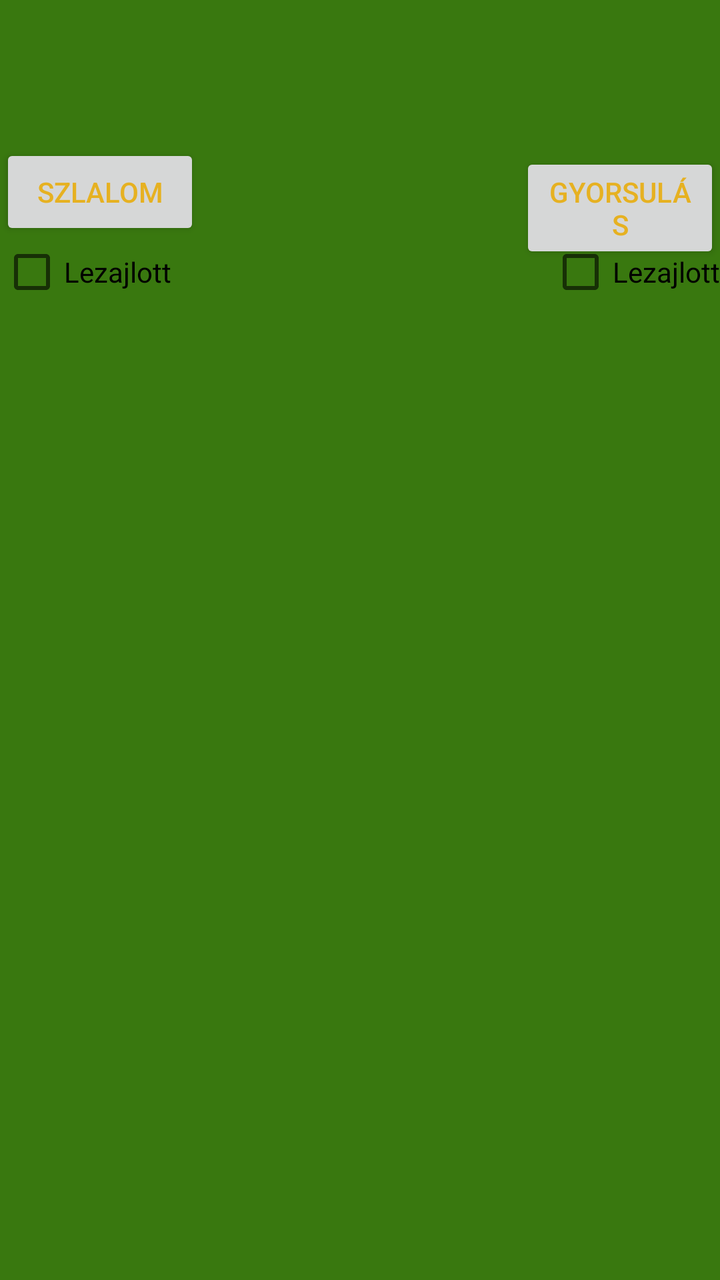
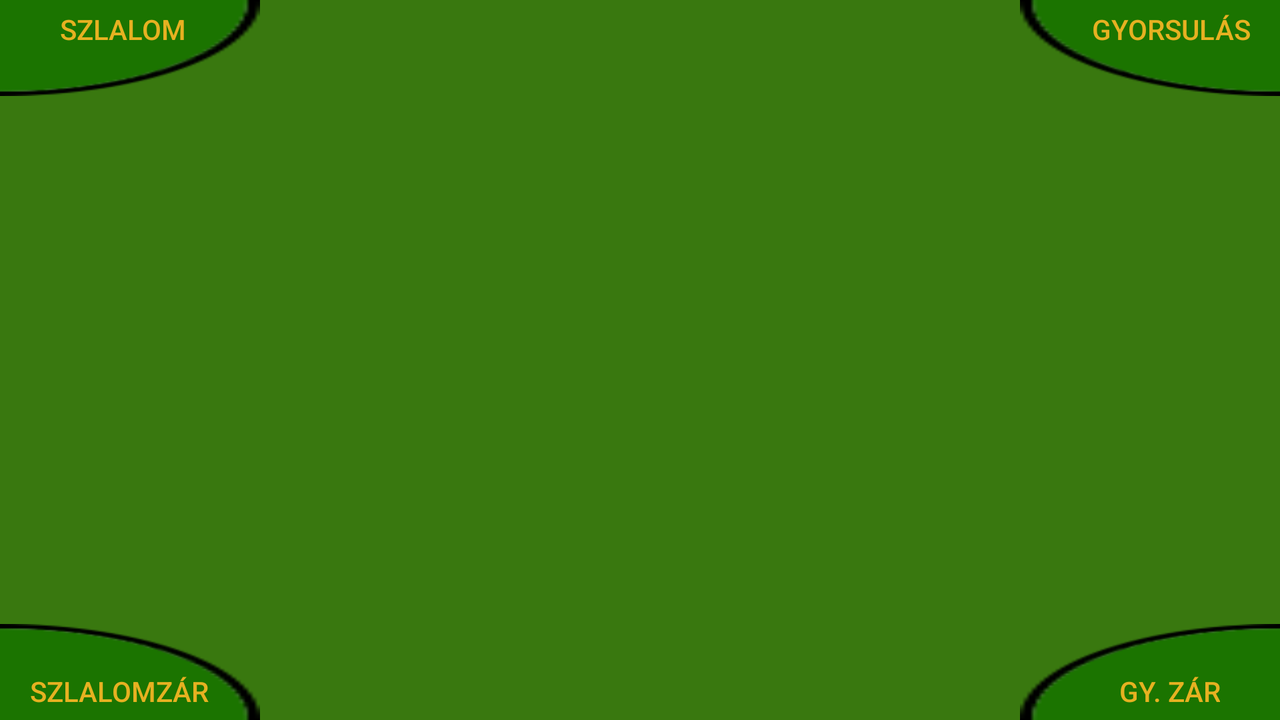

Two renders of one Android screen. The first uses the default layout on a phone; the second uses the alternative layout the repository ships for a different screen configuration, on a matching device. The two XML files are below.
<!-- AndroidManifest.xml: application theme AppTheme -->
<!-- res/layout/activity_finals.xml -->
<RelativeLayout xmlns:android="http://schemas.android.com/apk/res/android"
    xmlns:tools="http://schemas.android.com/tools"
    android:layout_width="match_parent"
    android:layout_height="match_parent"
    android:background="@color/green"
    tools:context=".FinalsActivity" >

    <ImageView
        android:id="@+id/bgportraitView"
        android:layout_width="match_parent"
        android:layout_height="match_parent"
        android:layout_alignParentLeft="true"
        android:layout_alignParentTop="true"
        android:scaleType="centerCrop"
        android:src="@drawable/portrait" />
    
    <CheckBox
        android:id="@+id/checkslalomend"
        android:layout_width="wrap_content"
        android:layout_height="wrap_content"
        android:layout_alignParentLeft="true"
        android:layout_below="@+id/finalsSlalombtn"
        android:text="Lezajlott" />

    <CheckBox
        android:id="@+id/checkdragend"
        android:layout_width="wrap_content"
        android:layout_height="wrap_content"
        android:layout_alignBaseline="@+id/checkslalomend"
        android:layout_alignBottom="@+id/checkslalomend"
        android:layout_alignParentRight="true"
        android:text="Lezajlott" />

    <Button
        android:id="@+id/finalsSlalombtn"
        android:layout_width="100dp"
        android:layout_height="wrap_content"
        android:layout_alignParentLeft="true"
        android:layout_alignParentTop="true"
        android:layout_marginTop="72dp"
        android:text="Szlalom" />

    <Button
        android:id="@+id/finalsDragbtn"
        android:layout_width="100dp"
        android:layout_height="wrap_content"
        android:layout_alignBaseline="@+id/finalsSlalombtn"
        android:layout_alignBottom="@+id/finalsSlalombtn"
        android:layout_alignParentRight="true"
        android:text="Gyorsulás" />

</RelativeLayout>
<!-- resources referenced by this layout -->
<resources>
  <color name="green">#39780f</color>
  <!-- from res/values-v11/ -->
  <style name="AppTheme" parent="@style/Theme.AppCompat.Light">
          <item name="android:actionBarStyle">@style/MyActionBar</item>
          <item name="android:actionBarTabStyle">@style/MyActionBarTab</item>
          <item name="android:actionBarTabTextStyle">@style/MyABTabText</item>
          <item name="android:popupMenuStyle">@style/MyPopUp</item>
          <item name="android:dropDownListViewStyle">@style/MyDropDownList</item>
          <item name="android:actionMenuTextColor">@color/gold</item>
          <item name="android:textColor">@color/gold</item>
      </style>
  <!-- from res/values-v11/ -->
  <style name="MyActionBar" parent="@style/Widget.AppCompat.Light.ActionBar">
          <item name="android:background">@color/green</item>
          <item name="android:titleTextStyle">@style/MyABTitleText</item>
      </style>
  <!-- from res/values-v11/ -->
  <style name="MyActionBarTab" parent="@style/Widget.AppCompat.Light.ActionBar.TabView">
          <item name="android:background">@drawable/actionbar_tab_selector</item>
      </style>
  <!-- from res/values-v11/ -->
  <style name="MyABTabText" parent="@style/Widget.AppCompat.Light.ActionBar.TabText">
          <item name="android:textColor">@color/gold</item>
      </style>
  <!-- from res/values-v11/ -->
  <style name="MyPopUp" parent="@style/Widget.AppCompat.Light.ListPopupWindow">
          <item name="android:popupBackground">@color/green</item>
      </style>
  <!-- from res/values-v11/ -->
  <style name="MyDropDownList" parent="@style/Widget.AppCompat.Light.ListView.DropDown">
          <item name="android:listSelector">@drawable/dropdown_selector</item>
          <item name="android:background">@color/green</item>
      </style>
  <color name="gold">#e6b121</color>
  <!-- from res/values-v11/ -->
  <style name="MyABTitleText" parent="@style/TextAppearance.AppCompat.Widget.ActionBar.Title">
          <item name="android:textColor">@color/gold</item>
      </style>
  <!-- drawable actionbar_tab_selector (drawable) -->
  <?xml version="1.0" encoding="utf-8"?>
  <selector xmlns:android="http://schemas.android.com/apk/res/android">
  
      <item android:drawable="@drawable/tab_unselected" android:state_focused="false" android:state_pressed="false" android:state_selected="false"/>
      <item android:drawable="@drawable/tab_selected" android:state_focused="false" android:state_pressed="false" android:state_selected="true"/>
      <item android:drawable="@drawable/tab_selected_pressed" android:state_pressed="true" android:state_selected="false"/>
      <item android:drawable="@drawable/tab_selected_pressed" android:state_pressed="true" android:state_selected="true"/>
  
  </selector>
  <!-- drawable dropdown_selector (drawable) -->
  <?xml version="1.0" encoding="utf-8"?>
  <selector xmlns:android="http://schemas.android.com/apk/res/android">
  
      <item android:drawable="@drawable/tab_selected_pressed" android:state_pressed="true"/>
  
  </selector>
  <!-- drawable tab_unselected: png bitmap (drawable-nodpi, 2807 bytes) -->
  <!-- drawable tab_selected: png bitmap (drawable-nodpi, 2812 bytes) -->
  <!-- drawable tab_selected_pressed: png bitmap (drawable-nodpi, 2824 bytes) -->
</resources>
<!-- res/layout-land/activity_finals.xml (the repository's variant of the layout above) -->
<!-- drawn on the phone turned sideways -->
<RelativeLayout xmlns:android="http://schemas.android.com/apk/res/android"
    xmlns:tools="http://schemas.android.com/tools"
    android:layout_width="match_parent"
    android:layout_height="match_parent"
    android:background="@color/green"
    tools:context=".FinalsActivity" >

    <ImageView
        android:id="@+id/bgportraitView"
        android:layout_width="match_parent"
        android:layout_height="match_parent"
        android:layout_alignParentLeft="true"
        android:layout_alignParentTop="true"
        android:scaleType="centerCrop"
        android:src="@drawable/land" />

    <Button
        android:id="@+id/btnlockslalom"
        android:layout_width="130dp"
        android:layout_height="wrap_content"
        android:layout_alignParentBottom="true"
        android:layout_alignParentLeft="true"
        android:background="@drawable/button_b_l_selector"
        android:gravity="left|bottom"
        android:paddingBottom="5dp"
        android:paddingLeft="15dp"
        android:text="Szlalomzár"
        android:textColor="@color/gold" />

    <Button
        android:id="@+id/btnlockdrag"
        android:layout_width="130dp"
        android:layout_height="wrap_content"
        android:layout_alignParentBottom="true"
        android:layout_alignParentRight="true"
        android:background="@drawable/button_b_r_selector"
        android:gravity="right|bottom"
        android:paddingBottom="5dp"
        android:paddingRight="30dp"
        android:text="Gy. zár"
        android:textColor="@color/gold" />

    <Button
        android:id="@+id/finalsDragbtn"
        android:layout_width="130dp"
        android:layout_height="wrap_content"
        android:layout_alignParentRight="true"
        android:layout_alignParentTop="true"
        android:background="@drawable/button_t_r_selector"
        android:gravity="right|top"
        android:paddingRight="15dp"
        android:paddingTop="5dp"
        android:text="Gyorsulás"
        android:textColor="@color/gold" />

    <Button
        android:id="@+id/finalsSlalombtn"
        android:layout_width="130dp"
        android:layout_height="wrap_content"
        android:layout_alignParentLeft="true"
        android:layout_alignParentTop="true"
        android:background="@drawable/button_t_l_selector"
        android:gravity="left|top"
        android:paddingLeft="30dp"
        android:paddingTop="5dp"
        android:text="Szlalom"
        android:textColor="@color/gold" />

</RelativeLayout>
<!-- resources referenced by the variant -->
<!-- as the phone turned sideways resolves them -->
<resources>
  <color name="gold">#e6b121</color>
  <color name="green">#39780f</color>
  <!-- drawable button_b_l_selector (drawable) -->
  <?xml version="1.0" encoding="utf-8"?>
  <selector xmlns:android="http://schemas.android.com/apk/res/android">
  
      <item android:drawable="@drawable/gomb_b_l_nyomva" android:state_pressed="true"/>
      <item android:drawable="@drawable/gomb_b_l" android:state_pressed="false"/>
  
  </selector>
  <!-- drawable button_b_r_selector (drawable) -->
  <?xml version="1.0" encoding="utf-8"?>
  <selector xmlns:android="http://schemas.android.com/apk/res/android">
  
      <item android:drawable="@drawable/gomb_j_l_nyomva" android:state_pressed="true"/>
      <item android:drawable="@drawable/gomb_j_l" android:state_pressed="false"/>
  
  </selector>
  <!-- drawable button_t_l_selector (drawable) -->
  <?xml version="1.0" encoding="utf-8"?>
  <selector xmlns:android="http://schemas.android.com/apk/res/android">
  
      <item android:drawable="@drawable/gomb_b_f_nyomva" android:state_pressed="true"/>
      <item android:drawable="@drawable/gomb_b_f" android:state_pressed="false"/>
  
  </selector>
  <!-- drawable button_t_r_selector (drawable) -->
  <?xml version="1.0" encoding="utf-8"?>
  <selector xmlns:android="http://schemas.android.com/apk/res/android">
  
      <item android:drawable="@drawable/gomb_j_f_nyomva" android:state_pressed="true"/>
      <item android:drawable="@drawable/gomb_j_f" android:state_pressed="false"/>
  
  </selector>
  <!-- from res/values-v11/ -->
  <style name="AppTheme" parent="@style/Theme.AppCompat.Light">
          <item name="android:actionBarStyle">@style/MyActionBar</item>
          <item name="android:actionBarTabStyle">@style/MyActionBarTab</item>
          <item name="android:actionBarTabTextStyle">@style/MyABTabText</item>
          <item name="android:popupMenuStyle">@style/MyPopUp</item>
          <item name="android:dropDownListViewStyle">@style/MyDropDownList</item>
          <item name="android:actionMenuTextColor">@color/gold</item>
          <item name="android:textColor">@color/gold</item>
      </style>
  <!-- from res/values-v11/ -->
  <style name="MyActionBar" parent="@style/Widget.AppCompat.Light.ActionBar">
          <item name="android:background">@color/green</item>
          <item name="android:titleTextStyle">@style/MyABTitleText</item>
      </style>
  <!-- from res/values-v11/ -->
  <style name="MyActionBarTab" parent="@style/Widget.AppCompat.Light.ActionBar.TabView">
          <item name="android:background">@drawable/actionbar_tab_selector</item>
      </style>
  <!-- from res/values-v11/ -->
  <style name="MyABTabText" parent="@style/Widget.AppCompat.Light.ActionBar.TabText">
          <item name="android:textColor">@color/gold</item>
      </style>
  <!-- from res/values-v11/ -->
  <style name="MyPopUp" parent="@style/Widget.AppCompat.Light.ListPopupWindow">
          <item name="android:popupBackground">@color/green</item>
      </style>
  <!-- from res/values-v11/ -->
  <style name="MyDropDownList" parent="@style/Widget.AppCompat.Light.ListView.DropDown">
          <item name="android:listSelector">@drawable/dropdown_selector</item>
          <item name="android:background">@color/green</item>
      </style>
  <!-- from res/values-v11/ -->
  <style name="MyABTitleText" parent="@style/TextAppearance.AppCompat.Widget.ActionBar.Title">
          <item name="android:textColor">@color/gold</item>
      </style>
  <!-- drawable dropdown_selector (drawable) -->
  <?xml version="1.0" encoding="utf-8"?>
  <selector xmlns:android="http://schemas.android.com/apk/res/android">
  
      <item android:drawable="@drawable/tab_selected_pressed" android:state_pressed="true"/>
  
  </selector>
</resources>
